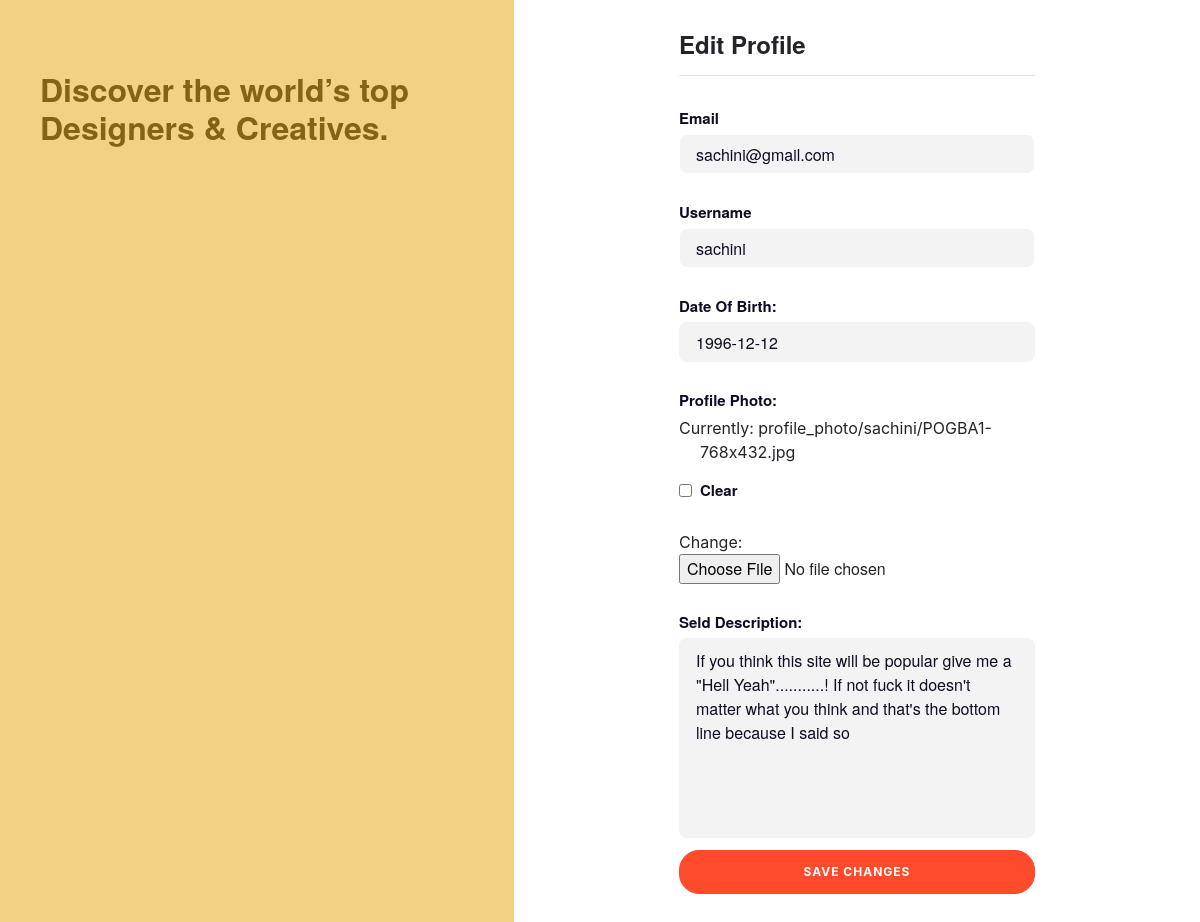
Screenshot of /account/account (signed in) with the database file from the repository.
### account/models.py (models this page shows, shortened)
class User(AbstractUser):
    email           = models.CharField(verbose_name='email',max_length=50,unique=True)
    username        = models.CharField(max_length=100,null=True,unique=True,help_text="Username must be unique try with numbers too")
    date_joined     = models.DateTimeField(verbose_name='date joined',auto_now_add=True)
    last_login      = models.DateTimeField(verbose_name='last login',auto_now= True)
    is_admin        = models.BooleanField(default=False)
    is_superuser    = models.BooleanField(default=False)
    is_staff        = models.BooleanField(default=False)
    is_active       = models.BooleanField(default=True)
    objects = UserManager()
    USERNAME_FIELD = 'email'
    REQUIRED_FIELDS = ['username']

class Profile(models.Model):
    user = models.OneToOneField(settings.AUTH_USER_MODEL, on_delete=models.CASCADE)
    date_of_birth = models.DateField(auto_now_add=False,blank=True,null=True)
    profile_photo = models.ImageField(upload_to=profile_photo_upload_location, blank=True)
    seld_description = models.TextField(blank=True,null=True,max_length=500)

### account/views.py (the view)
# urls.py: path('account', views.account_view, name="account"),
@login_required(login_url='must_authenticate')
def account_view(request):
    context = {}
    if request.POST:
        form = AccountUpdateForm(request.POST, instance=request.user)
        profile_form = ProfileEditForm(
            request.POST, instance=request.user.profile, files=request.FILES or None)
        if form.is_valid() and profile_form.is_valid():
            form.initial = {
                "email": request.POST['email'],
                "username": request.POST['username'],
            }
            profile_form.initial = {
                "date_of_birth": request.POST['date_of_birth'],
                "profile_photo": request.POST.get('profile_photo'),
                "seld_description": request.POST['seld_description'],
            }
            form.save()
            profile_form.save()
            messages.success(request,'Account Updated Succesfully')
            return redirect(reverse('profile'))
    else:
        form = AccountUpdateForm(
            initial={
                "email": request.user.email,
                "username": request.user.username,
            }
        )
        profile_form = ProfileEditForm(
            initial={
                "date_of_birth": request.user.profile.date_of_birth,
                "profile_photo": request.user.profile.profile_photo,
                "seld_description": request.user.profile.seld_description,
            }
        )
    context = {
        'account_form': form,
        'profile_form': profile_form,
    }
    images = Pictures.objects.filter(author=request.user)
    context["images"] = images
    return render(request, "account/account.html", context)

### account/forms.py (shortened to what this page needs)
class AccountUpdateForm(forms.ModelForm):
    class Meta:
        model = User
        fields = ('email', 'username')

class ProfileEditForm(forms.ModelForm):
	class Meta:
		model = Profile
		fields = ('date_of_birth', 'profile_photo','seld_description')

### account/templates/account/account.html (shortened to what this page needs)
{% extends 'images/base.html' %}
{% load static %}
{% block mystyles %}
<link rel="stylesheet" href={% static 'css/login.css' %}>
{% endblock mystyles %}
{% block content %}
<div id="main-container">
    <section class="auth-sidebar">
        <div class="auth-sidebar-content">
            <header>
                <h1>Discover the world’s top Designers &amp; Creatives.</h1>
            </header>
        </div>
    </section>
    <section class="content">
        <main>
            <div class="auth-content">
                <h2>Edit Profile</h2>
                <hr>
                <div class="auth-form signup-form">
                    <div class="form-container sign-up-container">
                        <form method="post" enctype="multipart/form-data">
                            <div class="form-field">
                                <fieldset class="user_email">
                                    <label for="inputEmail">Email</label>
                                    <input type="email" name="email" id="inputEmail" class="form-control"
                                        placeholder="Email address" required autofocus
                                        value={{account_form.initial.email}}>
                                </fieldset>
                            </div>
                            <div class="form-field">
                                <fieldset class="user_password">
                                    <label for="inputPassword">Username</label>
                                    <input type="text" name="username" id="inputUsername" class="form-control"
                                        placeholder="Username" required value="{{account_form.initial.username}}">
                                </fieldset>
                            </div>
                            <div class="form-field">
                                {% for field in profile_form %}
                                <fieldset>
                                    {{field.label_tag}}
                                    {{field}}
                                    <br>
                                </fieldset>
                                {% endfor %}
                            </div>
                            <button type="submit">Save Changes</button>
                        </form>
                    </div>
                </div>
            </div>
        </main>
    </section>
</div>
{% endblock content %}

### static/css/home.css (style rules this page uses)
:root { --bg-color: white; --card-color: white; --card-footer-color: #c3c4c3; --search-bar-color: #cbcdce; --dark-letter-color: #242423; --menu-bar-color: #212529; }
* { margin: 0; padding: 0; -webkit-box-sizing: border-box; box-sizing: border-box; }
body { width: 100%; background-color: var(--bg-color); }
a, a:hover { text-decoration: none; color: inherit; }

### static/css/picture_detail.css (style rules this page uses)
a, a:hover, a:active { text-decoration: none; }
label { font-weight: 600; font-size: 16px; text-transform: capitalize; margin-left: 15px; }

### rows the page displays
User: email "sachini@gmail.com", username "sachini"
Profile: profile_form "1996-12-12" "If you think this site will be popular give me a \"Hell Yeah\"...........! If not fuck it doesn't matter what you think and that's the bottom line because I said so"

### other values shown
{{ field.label_tag }} "Date Of Birth:" "Profile Photo:" "Seld Description:"
